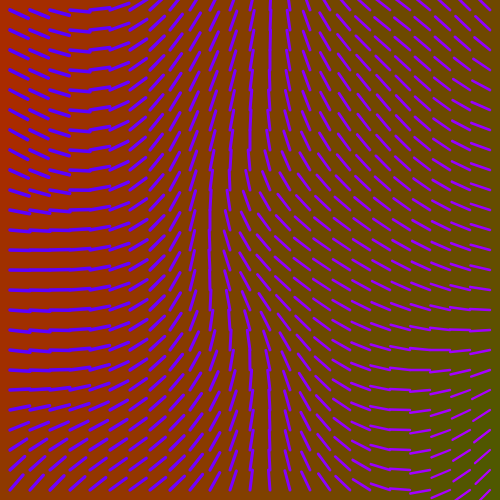
Frame 1 (no input)
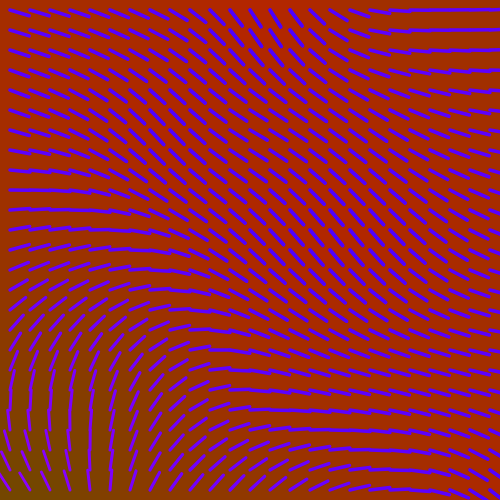
Frame 60 (no input)
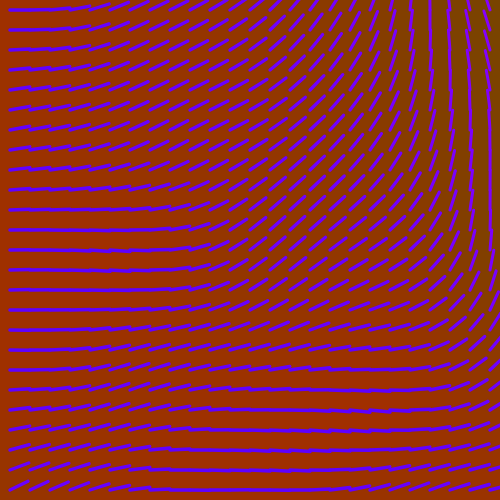
Frame 120 (the mouse pressed at the canvas centre since frame 60)

The p5.js sketch that drew these frames (run headless with seeded random() and noise() and a simulated clock; from frame 60 on, the mouse is pressed at the canvas centre):

// p5.js sketch
// ── sketch.js
// Task description: https://www.coursera.org/learn/uol-graphics-programming/supplement/wmsjz/noisy-grid

/* p5js gloabl functions and variable for ESLint to ignore: */
/* global color, background, createCanvas, frameCount, fill, noise, noStroke, mouseX, width */
/* global rect, lerpColor, rotate, translate, map, angleMode, stroke, strokeWeight, DEGREES, 
          push, pop, line */

/* eslint no-unused-vars: ["error", { "varsIgnorePattern": "setup|draw|keyPressed|keyTyped|mouseReleased" }] */

const stepSize = 20;

function colorGrid() {
  for (let x = 0; x < 25; x += 1) {
    for (let y = 0; y < 25; y += 1) {
      const factor = 0.02;
      // Step 3: Use the mouse position to control the noise factor
      const speedFactor = map(width - mouseX, 0, width, 0.01, 0.05, true);

      const t = noise(x * factor, y * factor, frameCount * speedFactor);
      const c = lerpColor(color('green'), color('red'), t);

      fill(c);
      noStroke();
      rect(x * stepSize, y * stepSize, stepSize, stepSize);
    }
  }
}

function compassGrid() {
  // Step 4: Grid of compasses
  for (let x = 0; x < 25; x += 1) {
    for (let y = 0; y < 25; y += 1) {
      push();

      // translate to the center of the cell
      translate(x * stepSize + stepSize / 2, y * stepSize + stepSize / 2);

      // Step 5: Conroll angle of the compass with noise
      const factor = 0.02;
      // Step 6: Use the mouse position to control the noise factor
      const speedFactor = map(width - mouseX, 0, width, 0.01, 0.05, true);
      const t = noise(x * factor, y * factor, frameCount * speedFactor);
      const angle = map(t, 0, 1, 0, 720);

      angleMode(DEGREES);
      rotate(angle);

      // Step 7: Control the stroke color with noise
      const c = lerpColor(color('magenta'), color('blue'), t);
      stroke(c);

      // Step 7: Control the stroke weight with noise
      const weight = map(t, 0, 1, 1, 5);
      strokeWeight(weight);

      line(0, 0, 0, -stepSize);
      pop();
    }
  }
}

function setup() {
  createCanvas(500, 500);
}

function draw() {
  background(125);

  colorGrid();
  compassGrid();
}
